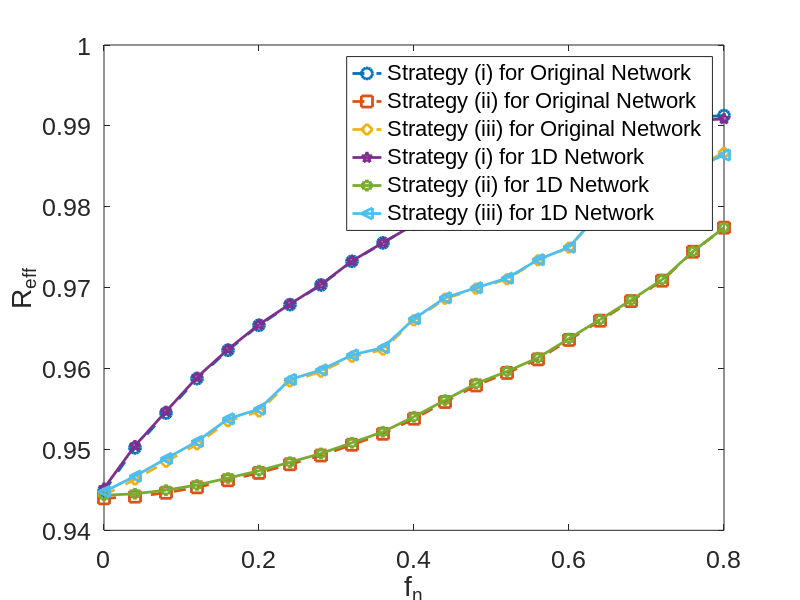
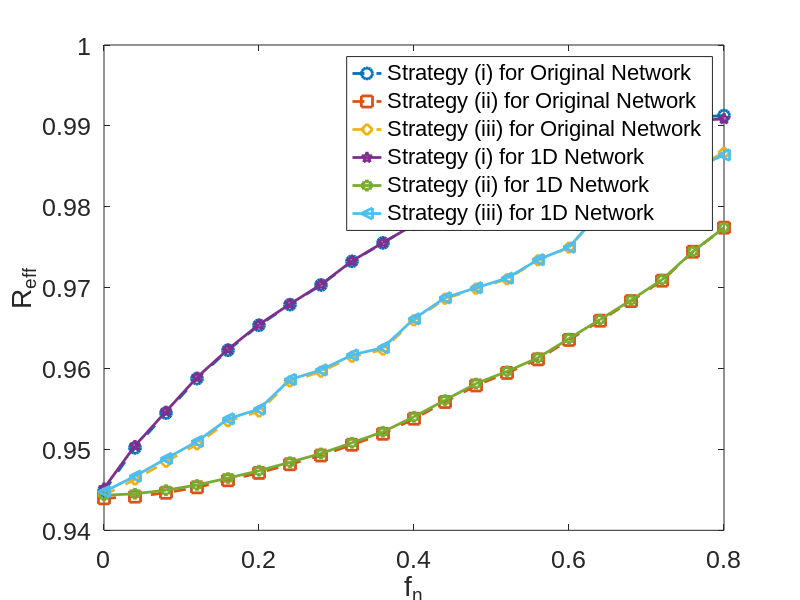
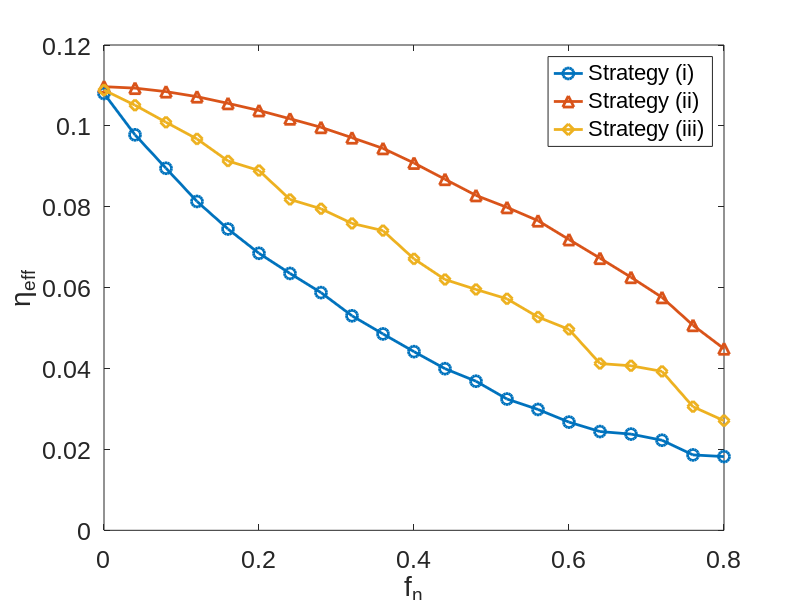
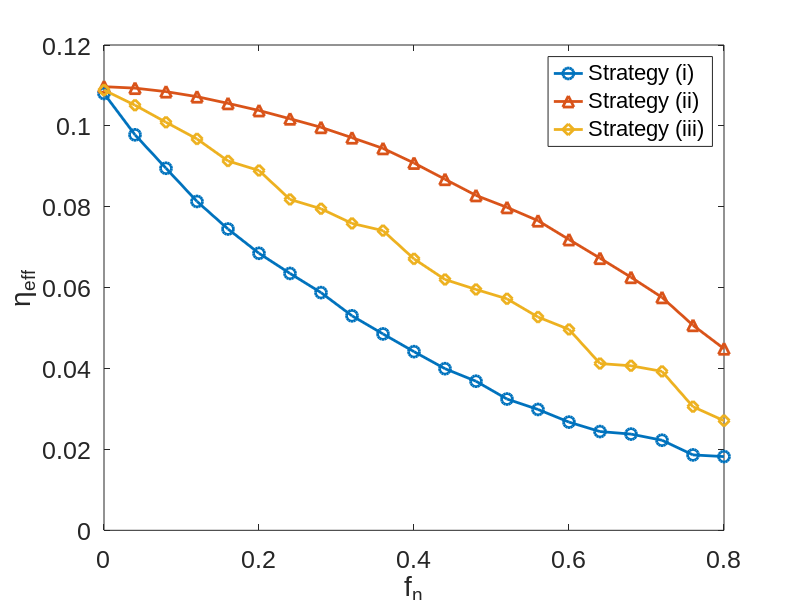

Source code (MATLAB) for these figures, in order:
clear; clc; rng('default'); rng(0); tic;

mkdir('./Figure/'); mkdir('./Data/')

% ER_fn_High; ER_fn_Low; ER_fn_Random;

load ./Data/Data_ER_fn_High.mat; Reff1(1:D1,1:D2) = Data(:,:,3); etaeff1 = Data(:,:,4); R1 = Data(:,:,1);
load ./Data/Data_ER_fn_Low.mat; Reff2(1:D1,1:D2) = Data(:,:,3); etaeff2 = Data(:,:,4); R2 = Data(:,:,1);
load ./Data/Data_ER_fn_Random.mat; Reff3(1:D1,1:D2) = Data(:,:,3); etaeff3 = Data(:,:,4); R3 = Data(:,:,1);
ReffMean1 = mean(Reff1); ReffMean2 = mean(Reff2); ReffMean3 = mean(Reff3);
etaeffMean1 = mean(etaeff1); etaeffMean2 = mean(etaeff2); etaeffMean3 = mean(etaeff3);
RMean1 = mean(R1); RMean2 = mean(R2); RMean3 = mean(R3);
WightRate = Data(1,:,5);
n = 4;
WightRate = WightRate(1:n:end); ReffMean1 = ReffMean1(1:n:end); ReffMean2 = ReffMean2(1:n:end); ReffMean3 = ReffMean3(1:n:end);
RMean1 = RMean1(1:n:end); RMean2 = RMean2(1:n:end); RMean3 = RMean3(1:n:end);
etaeffMean1 = etaeffMean1(1:n:end); etaeffMean2 = etaeffMean2(1:n:end); etaeffMean3 = etaeffMean3(1:n:end);

Fig1 = figure('Name','R_{eff} vs f_n','NumberTitle','off');
plot(WightRate,ReffMean1,'--o','MarkerSize',8,'LineWidth',2,'DisplayName','Strategy (i) for Original Network'); hold on
plot(WightRate,ReffMean2,'--s','MarkerSize',8,'LineWidth',2,'DisplayName','Strategy (ii) for Original Network'); hold on
plot(WightRate,ReffMean3,'--d','MarkerSize',8,'LineWidth',2,'DisplayName','Strategy (iii) for Original Network'); hold on
plot(WightRate,RMean1,'-p','MarkerSize',8,'LineWidth',2,'DisplayName','Strategy (i) for 1D Network'); hold on
plot(WightRate,RMean2,'-h','MarkerSize',8,'LineWidth',2,'DisplayName','Strategy (ii) for 1D Network'); hold on
plot(WightRate,RMean3,'-<','MarkerSize',8,'LineWidth',2,'DisplayName','Strategy (iii) for 1D Network');
legend('Position',[0.1709,0.688,0.4268,0.2369],'FontSize',10,'FontName','Arial');
xlabel('f_n'); ylabel('R_{eff}');% ylim([0.7,0.8]);
set(gca,'FontSize',18,'FontName','Arial','XTick',[0,0.2,0.4,0.6,0.8])

Fig2 = figure('Name','eta_{eff} vs f_n','NumberTitle','off');
plot(WightRate,etaeffMean1,'-o','MarkerSize',8,'LineWidth',2,'DisplayName','Strategy (i)'); hold on
plot(WightRate,etaeffMean2,'-^','MarkerSize',8,'LineWidth',2,'DisplayName','Strategy (ii)'); hold on
plot(WightRate,etaeffMean3,'-d','MarkerSize',8,'LineWidth',2,'DisplayName','Strategy (iii)');
legend('Location','Best','FontSize',16,'FontName','Arial');
xlabel('f_n'); ylabel('\eta_{eff}');% ylim([0,0.15]);
set(gca,'FontSize',18,'FontName','Arial','XTick',[0,0.2,0.4,0.6,0.8])

saveas(Fig1,'./Figure/Fig3a','epsc'); saveas(Fig1,'./Figure/Fig3a');
saveas(Fig2,'./Figure/FigS4a','epsc'); saveas(Fig2,'./Figure/FigS4a');